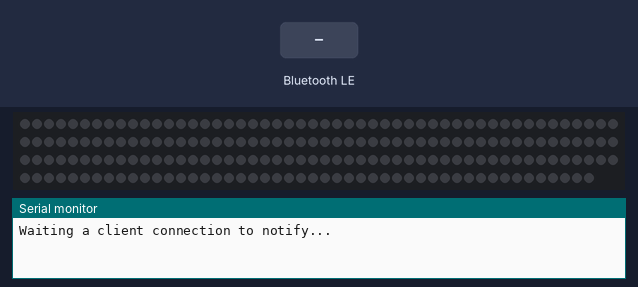
Simulated run of this program. Board: ESP32. Parts: 198 RGB LEDs in strip order, left to right, continuing on the next row, the last lines printed to the serial monitor. Inputs (shaded band) come from the test bench. Dim RGB values are drawn brighter than linear; nothing arrives over Bluetooth unless stated; a phone connects over Bluetooth LE 3 s after start.

Above: at 4.2 s.
4.3 s: Bluetooth LE write "moonMode" received
5.8 s: Bluetooth LE write "testMode" received
8.8 s: Bluetooth LE write "rainbow" received
At 8.97 s:
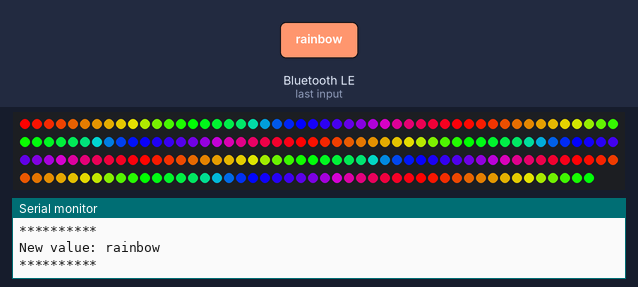
11.2 s: Bluetooth LE write "trailing" received
At 12.3 s:
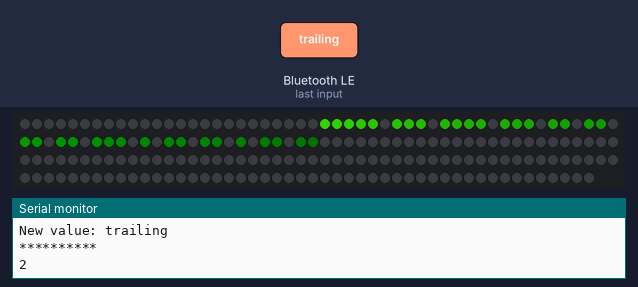
14.2 s: Bluetooth LE write "nothing" received
At 15.5 s:
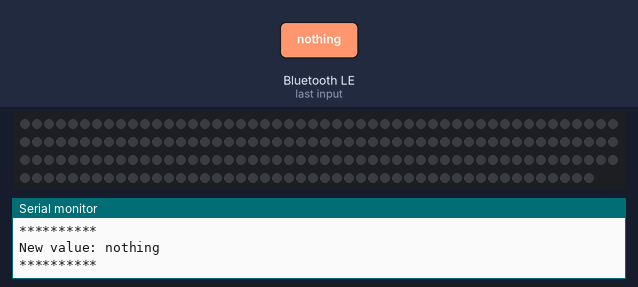
16.0 s: Bluetooth LE write "trailing" received
At 16.77 s:
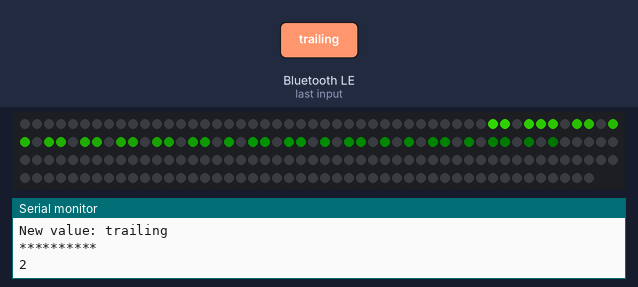
Timing chart, 0 to 19.0 s (numbered marks = the images above; inputs shaded):
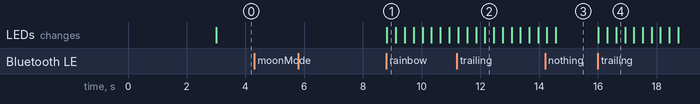

The program:

main.cpp
```cpp
#include <BLEDevice.h>
#include <BLEServer.h>
#include <BLEUtils.h>
#include <BLE2902.h>

#include <FastLED.h>
#include <Arduino_JSON.h>

enum Mode
{
  MoonBoardMode = 1,
  LedTestingMode = 2,
};
enum TestMode
{
  Nothing = 0,
  RainbowMode = 1,
  TrailingMode = 2,
};

TestMode currentTestMode = TestMode::Nothing;
Mode currentMode = Mode::MoonBoardMode;
JSONVar myArray;
//FASTLED SETUP
#define DATA_PIN 12
#define LED_TYPE WS2812B
#define COLOR_ORDER GRB
#define NUM_LEDS 198
CRGB leds[NUM_LEDS];

#define BRIGHTNESS 255
#define FRAMES_PER_SECOND 500
//FASTLED SETUP

//BLUETOOTH SETUP
BLEServer *pServer = NULL;
BLECharacteristic *pCharacteristic = NULL;
bool deviceConnected = false;
bool oldDeviceConnected = false;
uint32_t value = 0;
uint8_t hue = 0;

#define SERVICE_UUID "4fb8a9be-c293-4459-a39f-ccf92a532eb5"
#define CHARACTERISTIC_UUID "fe1fce17-fa71-407c-b831-a3b6da3e1deb"

class MyServerCallbacks : public BLEServerCallbacks
{
  void onConnect(BLEServer *pServer)
  {
    deviceConnected = true;
    BLEDevice::startAdvertising();
  };

  void onDisconnect(BLEServer *pServer)
  {
    deviceConnected = false;
  }
};

class MyCallbacks : public BLECharacteristicCallbacks
{
  void onWrite(BLECharacteristic *pCharacteristic)
  {
    std::string value = pCharacteristic->getValue();
    String val = "";
    if (value.length() > 0)
    {

      Serial.println("**********");
      Serial.print("New value: ");

      for (int i = 0; i < value.length(); i++)
      {
        val += value[i];
      }
      Serial.print(val);

      Serial.println();
      Serial.println("**********");

      if (val == "moonMode")
        currentMode = Mode::MoonBoardMode;
      else if (val == "testMode")
        currentMode = Mode::LedTestingMode;
      else if (val == "rainbow")
        currentTestMode = TestMode::RainbowMode;
      else if (val == "trailing")
        currentTestMode = TestMode::TrailingMode;
      else if (val == "nothing")
        currentTestMode = TestMode::Nothing;
      else
        myArray = JSON.parse(val);
    }
  }
};
//BLUETOOTH SETUP

void setup()
{
  delay(3000);
  FastLED.addLeds<LED_TYPE, DATA_PIN, COLOR_ORDER>(leds, NUM_LEDS).setCorrection(TypicalLEDStrip);
  FastLED.setBrightness(BRIGHTNESS);
  myArray = JSON.parse("[]");

  Serial.begin(115200);

  // Create the BLE Device
  BLEDevice::init("moonboard :)");
  BLEDevice::setMTU(500);
  pServer = BLEDevice::createServer();
  pServer->setCallbacks(new MyServerCallbacks());
  BLEService *pService = pServer->createService(SERVICE_UUID);
  pCharacteristic = pService->createCharacteristic(
      CHARACTERISTIC_UUID,
      BLECharacteristic::PROPERTY_READ |
          BLECharacteristic::PROPERTY_WRITE |
          BLECharacteristic::PROPERTY_NOTIFY |
          BLECharacteristic::PROPERTY_INDICATE);
  pCharacteristic->setCallbacks(new MyCallbacks());
  pCharacteristic->addDescriptor(new BLE2902());

  // Start the service
  pService->start();

  // Start advertising
  BLEAdvertising *pAdvertising = BLEDevice::getAdvertising();
  pAdvertising->addServiceUUID(SERVICE_UUID);
  pAdvertising->setScanResponse(false);
  pAdvertising->setMinPreferred(0x0); // set value to 0x00 to not advertise this parameter
  BLEDevice::startAdvertising();
  Serial.println("Waiting a client connection to notify...");
}

void handleBTRequest();
void Moonboard();

void loop()
{
  if (currentMode == Mode::MoonBoardMode)
  {
    Moonboard();
  }
  else if (currentMode == Mode::LedTestingMode)
  {
    if (currentTestMode == TestMode::RainbowMode)
    {
      fill_rainbow(leds, NUM_LEDS, hue, 7);
      EVERY_N_MILLISECONDS(20) { hue++; }
    }
    else if (currentTestMode == TestMode::TrailingMode)
    {
      // a colored dot sweeping back and forth, with fading trails
      fadeToBlackBy(leds, NUM_LEDS, 20);
      int pos = beatsin16(13, 0, NUM_LEDS - 1);
      leds[pos] += CHSV(hue, 255, 192);
    }
    else if (currentTestMode == TestMode::Nothing)
    {
      fadeToBlackBy(leds, NUM_LEDS, 30);
    }
  }

  FastLED.show();                          //show current led array setup
  FastLED.delay(1000 / FRAMES_PER_SECOND); //update on set frames per second

  handleBTRequest();
}

void handleBTRequest()
{
  if (deviceConnected)
  {
    EVERY_N_MILLISECONDS(20)
    {

      pCharacteristic->setValue(String(currentMode).c_str());
      pCharacteristic->notify();
    }
    EVERY_N_SECONDS(2)
    {
      Serial.println(currentMode);
    }
  }

  // disconnecting
  if (!deviceConnected && oldDeviceConnected)
  {
    delay(500);                  // give the bluetooth stack the chance to get things ready
    pServer->startAdvertising(); // restart advertising
    Serial.println("start advertising");

    oldDeviceConnected = deviceConnected;
  }
  // connecting
  if (deviceConnected && !oldDeviceConnected)
  {

    oldDeviceConnected = deviceConnected;
  }
}

void Moonboard()
{
  fadeToBlackBy(leds, NUM_LEDS, 50);
  for (int i = 0; i < myArray.length() - 1; i += 2)
  {
    CRGB holdCol = CRGB::Blue;
    if (int(myArray[i + 1]) == 1)
      holdCol = CRGB::Green;
    if (int(myArray[i + 1]) == 2)
      holdCol = CRGB::Red;
    int index = int(myArray[i]);
    int row = int(index / 11);
    int col = int(index % 11);
    if (row % 2 != 0)
    {
      index = (row + 1) * 11 - (col + 1);
    }

    leds[index] = holdCol;
  }
}
```

Measured:
- after the input at 8.8 s, the LEDs: change at once (image 1)
- after the input at 16.0 s, the LEDs: first change at once (image 4 shows a later state)
